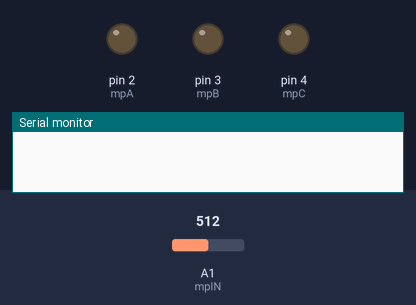
A sketch run on a simulated Arduino Uno, built with avr-gcc and run on an emulated ATmega328P. Shown: output pins drawn as LEDs (lit = HIGH), the last lines printed to the serial monitor. The test bench sets the inputs (shaded band); at power-on: A1 (mpIN) = 512.

Above: at 0.05 s.
At 0.25 s:
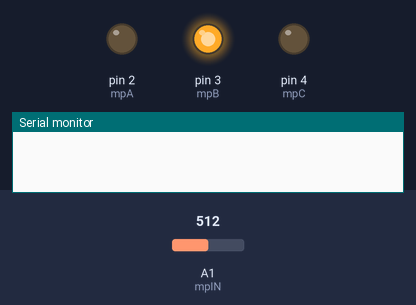
At 0.45 s:
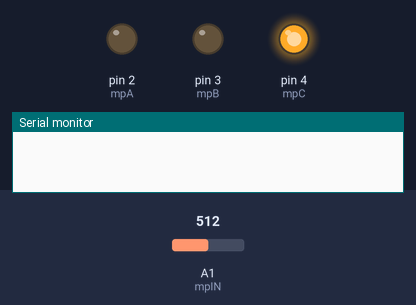
At 1.7 s:
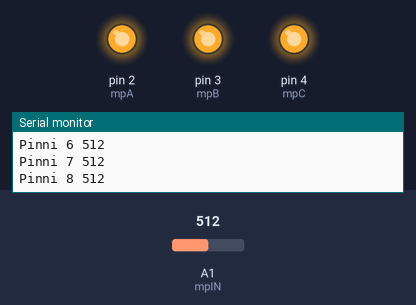
At 3.39 s:
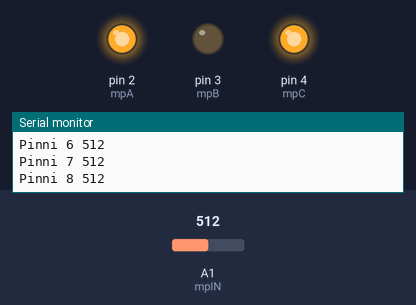
At 6.33 s:
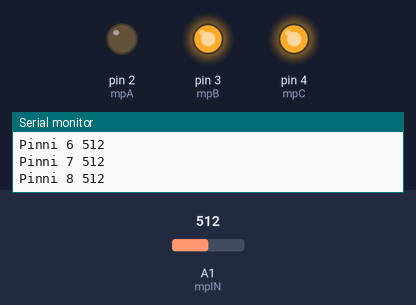
Timing chart, 0 to 6.6 s (numbered marks = the images above):
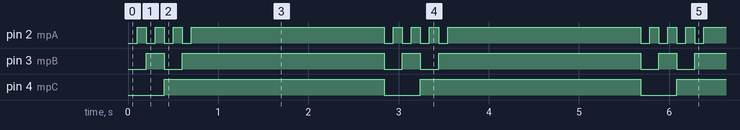

Measured:
- by itself, pin 2 (mpA): repeats every 2.8 s: 2 × (LOW 0.10 s, HIGH 0.10 s), LOW 0.10 s, HIGH 2.1 s, LOW 0.10 s, HIGH 0.10 s
- by itself, pin 3 (mpB): repeats every 2.8 s: LOW 0.20 s, HIGH 2.2 s, LOW 0.20 s, HIGH 0.20 s
- by itself, pin 4 (mpC): alternates HIGH for 2.4 s and LOW for 0.40 s

The sketch:

sketch.ino
```cpp
#include <SoftwareSerial.h>
// todo http://arduino.cc/en/Tutorial/Midi?from=Tutorial.MIDI

// Multiplexer selector pins
int mpA = 2; // Yellow cable
int mpB = 3; // Red cable
int mpC = 4; // Gray cable
int mpIN = A1; // Purple COM OUT/IN

// Number of potentiometers
const int potCount = 8;
// Array for voltages of potentiometers
int potVoltagesArray [ potCount ];

SoftwareSerial midiSerial(2, 3);

// the setup routine runs once when you press reset:
void setup() {
  pinMode(mpA, OUTPUT);
  pinMode(mpB, OUTPUT);
  pinMode(mpC, OUTPUT);

  Serial.begin(9600);
  midiSerial.begin(31250);
}


int i;
int j;

void loop() {
  //testPin1();

  //noteOn(0x90, 30, 0x45);
  loopAll();

}


int value;
void testPin1() {
  digitalWrite(mpA, HIGH);
  digitalWrite(mpB, HIGH);
  digitalWrite(mpC, HIGH);

  delay(100);
  value = analogRead(mpIN);

  Serial.print("Pinni ");
  Serial.print(1);
  Serial.print(" ");
  Serial.println(value);
  delay(1000);
}

void loopAll() {
  for (i = 0; i < potCount; i++) {
    potVoltagesArray[i] = readMultiplexerPin(i);
    delay(50);
  }

  for (j = 0; j < potCount; j++) {
    Serial.print("Pinni ");
    Serial.print(j + 1);
    Serial.print(" ");
    Serial.println(potVoltagesArray[j]);
  }
  delay(2000);
}

int readDelay = 50;
int readMultiplexerPin(int pinNumber) {
  switch (pinNumber)
    {
    case 0:
      {
        digitalWrite(mpA, LOW);
        digitalWrite(mpB, LOW);
        digitalWrite(mpC, LOW);
        delay(readDelay);
        return analogRead(mpIN);
      }
    case 1:
      {
        digitalWrite(mpA, HIGH);
        digitalWrite(mpB, LOW);
        digitalWrite(mpC, LOW);
        delay(readDelay);
        return analogRead(mpIN);
      }
    case 2:
      {
        digitalWrite(mpA, LOW);
        digitalWrite(mpB, HIGH);
        digitalWrite(mpC, LOW);
        delay(readDelay);
        return analogRead(mpIN);
      }
    case 3:
      {
        digitalWrite(mpA, HIGH);
        digitalWrite(mpB, HIGH);
        digitalWrite(mpC, LOW);
        delay(readDelay);
        return analogRead(mpIN);
      }
    case 4:
      {
        digitalWrite(mpA, LOW);
        digitalWrite(mpB, LOW);
        digitalWrite(mpC, HIGH);
        delay(readDelay);
        return analogRead(mpIN);
      }
    case 5:
      {
        digitalWrite(mpA, HIGH);
        digitalWrite(mpB, LOW);
        digitalWrite(mpC, HIGH);
        delay(readDelay);
        return analogRead(mpIN);
      }
    case 6:
      {
        digitalWrite(mpA, LOW);
        digitalWrite(mpB, HIGH);
        digitalWrite(mpC, HIGH);
        delay(readDelay);
        return analogRead(mpIN);
      }
    case 7:
      {
        digitalWrite(mpA, HIGH);
        digitalWrite(mpB, HIGH);
        digitalWrite(mpC, HIGH);
        delay(readDelay);
        return analogRead(mpIN);
      }
    }
}

//  plays a MIDI note.  Doesn't check to see that
//  cmd is greater than 127, or that data values are  less than 127:
//
void noteOn(byte cmd, byte data1, byte data2) {
  midiSerial.write(cmd);
  midiSerial.write(data1);
  midiSerial.write(data2);

  //prints the values in the serial monitor so we can see what note we're playing
  Serial.print("cmd: ");
  Serial.print(cmd);
  Serial.print(", data1: ");
  Serial.print(data1);
  Serial.print(", data2: ");
  Serial.println(data2);
}
```
